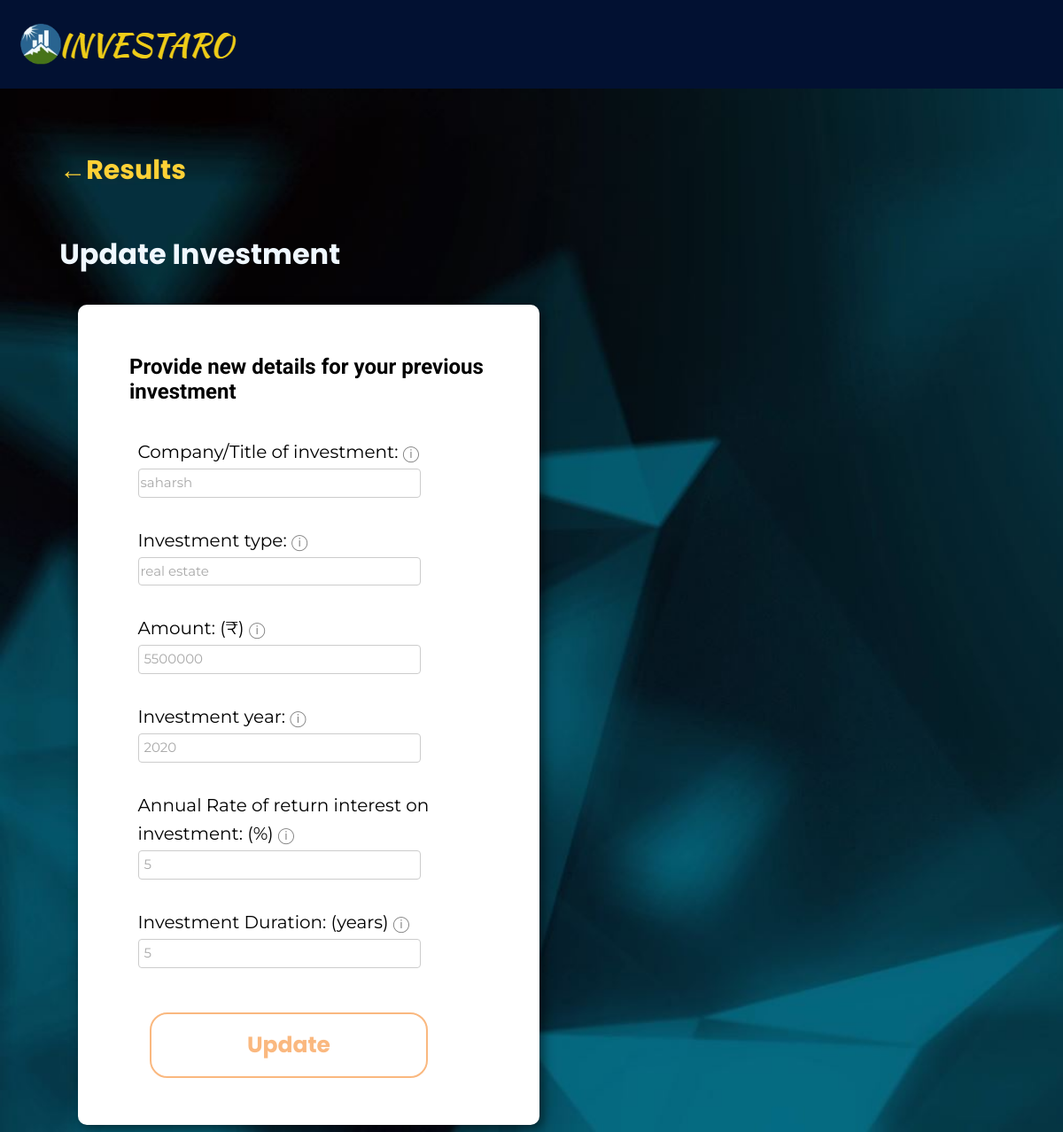
Screenshot of /update.php?id=59 with the database file from the repository.
### tables this page shows
CREATE TABLE `assets` (
  `invest_id` int(255) NOT NULL,
  `usernameid` varchar(255) NOT NULL,
  `company` varchar(255) NOT NULL,
  `invtype` varchar(255) NOT NULL,
  `invamount` float NOT NULL,
  `invstartyear` int(4) NOT NULL,
  `invrate` double NOT NULL,
  `invduration` float NOT NULL,
  `date` datetime NOT NULL
);

### server.php (called while the page is built, shortened)
<?php
function asset_data($db,$id){
        $id= (int)$id;
        $res=mysqli_query($db,"SELECT * FROM `assets` WHERE `invest_id`= $id");
            $data = mysqli_fetch_assoc($res);
            return $data;
}
?>

### update.php (the view, shortened to what this page needs)
<?php
require 'server.php';
?>
<!DOCTYPE html>
<html>
<head>
</head>
<body class="animate-in" style="background-color: darkgray;background-image: url(img/investdatabg.jpg);width:auto;height: auto;background-repeat: no-repeat;background-size: cover;">
    <div class="sticky"><a href="main.php"><img src="img/logo.png" alt="INVESTARO" /></a></div>
    <h1 style="padding-top:4%;color:aliceblue;font-family: 'Poppins', sans-serif;padding-bottom:1%;padding-left:5%;padding-right:5%;"><a href="display.php" style="color:aliceblue;font-size:30px;color: #fed136;">&larr;Results</a><br><br>Update Investment</h1>
    <?php $id=$_GET['id'];
    $asset_data=asset_data($db,$id);
    ?>
    <form name="update-val" method='POST' action='' style="background-color: white;padding: 3%;width: 38%;box-shadow: 5px 5px 13px -1px rgba(0, 0, 0, 0.55);border-radius: 10px;margin-left: 5rem" onsubmit="return validupdate();">
        <h2 style="font-family: 'Roboto', sans-serif;padding-left: 5%">Provide new details for your previous investment</h2><br>
        <div style="padding-left: 2rem;font-size: 20px;font-family: 'Montserrat', sans-serif;line-height: 2rem">
            Company/Title of investment: <abbr title="Investment title or company title." style="text-decoration:none;font-size:18px;color:gray;">&#x24D8;</abbr><br>
            <input type="text" name="updtcompany" class="inp-style" value="<?php echo $asset_data['company'];?>"> <br><br>
            Investment type: <abbr title="Type of investment eg: Stocks, Bonds, Real Estate etc." style="text-decoration:none;font-size:18px;color:gray;">&#x24D8;</abbr> <br>
            <input type="text" name="updttype" class="inp-style" value="<?php echo $asset_data['invtype'];?>"> <br><br>
            Amount: (&#8377;) <abbr title="Total investment amount." style="text-decoration:none;font-size:18px;color:gray;">&#x24D8;</abbr><br>
            <input type="text" id="amount" name="updtamount" class="inp-style" value=" <?php echo $asset_data['invamount'];?>" placeholder=" &#8377; "> <br><br>
            Investment year: <abbr title="Year in which investment was done." style="text-decoration:none;font-size:18px;color:gray;">&#x24D8;</abbr><br>
            <input id="year" type="text" name="updtstartyear" class="inp-style" value=" <?php echo $asset_data['invstartyear'];?>"> <br><br>
            Annual Rate of return interest on investment: (%) <abbr title="Return rate on amount invested per annum." style="text-decoration:none;font-size:18px;color:gray;">&#x24D8;</abbr><br>
            <input id="rate" type="text" name="updtrate" class="inp-style" value=" <?php echo $asset_data['invrate'];?> "> <br><br>
            Investment Duration: (years) <abbr title="Time period of investment." style="text-decoration:none;font-size:18px;color:gray;">&#x24D8;</abbr><br>
            <input id="duration" type="text" name="updtduration" class="inp-style" value=" <?php echo $asset_data['invduration'];?> "> <br><br>
        </div> <br>
        <input class="form-submit" style="padding: 1rem;margin-left:10%;font-size:25px;" type="submit" value="Update" name='updt-val' onClick="validupdate();"><br><br>
    </form>
</body>
</html>

### update.php (style rules this page uses)
.inp-style { width: 75%; line-height: 1.8rem; border-radius: 4px; border-style: solid; border-width: 1px; border-color: #cccccc; font-size: 15px; font-family: 'Montserrat', sans-serif; color: darkgray; }
.form-submit { padding: 0.5%; width: 70%; border-radius: 20px; background: none; border: 2px solid #FAB87F; color: #FAB87F; font-weight: bold; transition: all .5s; font-family: 'Poppins', sans-serif; }
div.sticky { position: -webkit-sticky; position: sticky; top: 0; background-color: #021132; width: 100%; margin-left: -10px; padding: 2%; margin-top: -10px; }
a { text-decoration: none; }

### rows the page displays
assets: updtcompany "saharsh", updttype "real estate", updtamount "5500000", updtstartyear "2020", updtrate "5", updtduration "5"
